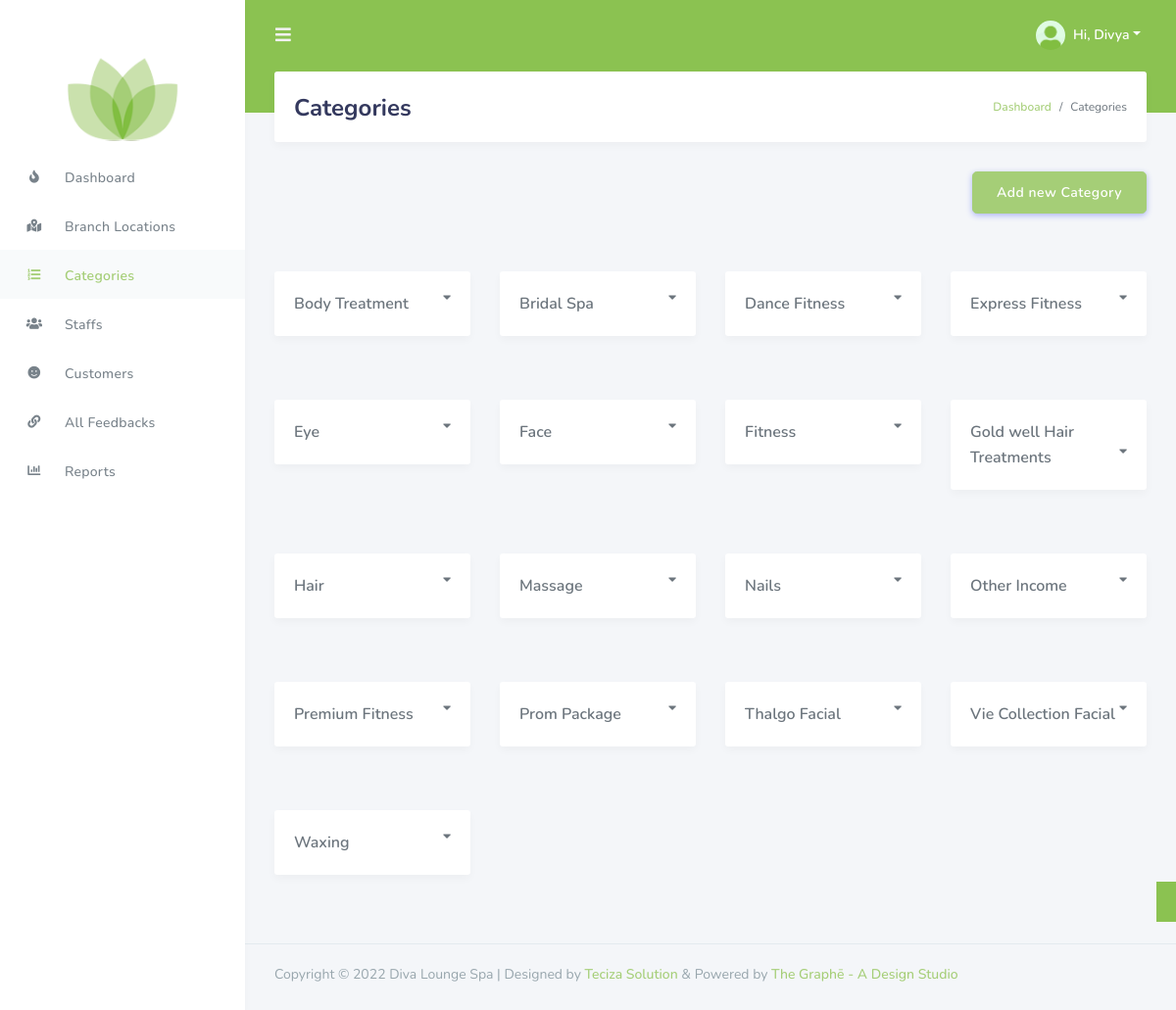
Screenshot of /categories.php (signed in) with the database file from the repository.
### tables this page shows
CREATE TABLE `categories` (
  `s_id` int(11) NOT NULL,
  `s_name` varchar(200) NOT NULL
);

### session.php (called while the page is built, shortened)
<?php
   include('dbcon.php');
   $user_check = $_SESSION['admin_username'];
   $ses_sql = mysqli_query($link, "select * from admin where admin_username = '$user_check' ");
   $rows = mysqli_fetch_array($ses_sql,MYSQLI_ASSOC);
   $admin_name_session = $rows['admin_name'];
?>

### categories.php (the view, shortened to what this page needs)
<?php
    include('session.php');
    include('layout.php');
?>
<!DOCTYPE html>
<html lang="en">
<head>
    <?php echo $head_tags; ?>
</head>
<body>
    <div id="app">
        <div class="main-wrapper">
        <?php
            echo $nav_bar;
            echo $side_bar;
        ?>
        <div class="main-content">
            <section class="section">
                <div class="section-header">
                    <h1>Categories</h1>
                    <div class="section-header-breadcrumb">
                        <div class="breadcrumb-item active"><a href="dashboard">Dashboard</a></div>
                        <div class="breadcrumb-item">Categories</div>
                    </div>
                </div>
                <div class="section-body text-right">
                    <button class="btn btn-primary btn-lg" data-toggle="modal" data-target="#exampleModal">Add new Category</button>
                </div>
                <div class="section-body">
                    <div class="row mt-sm-4">
                        <?php
                            $category = "select * from categories order by s_name asc";
                            $get_category = mysqli_query($link, $category);
                            while($row_category = mysqli_fetch_array($get_category, MYSQLI_ASSOC))
                            {
                                $categories[] = $row_category;
                            }
                            foreach($categories as $cat)
                            {
                        ?>
                            <div class="col-12 col-md-4 col-lg-3">
                                <div class="card profile-widget services-widget">
                                    <div class="profile-widget-description" data-toggle="collapse" data-target="#collapse<?php echo $cat['s_id']; ?>"
                                        aria-expanded="true" aria-controls="collapse<?php echo $cat['s_id']; ?>" style="cursor: pointer">
                                        <div class="profile-widget-name" style="margin-bottom: 0 !important">
                                            <?php echo $cat['s_name']; ?>
                                            <i class="fas fa-caret-down" style="float: right"></i>
                                        </div>
                                    </div>
                                </div>
                            </div>
                        <?php } ?>
                    </div>
                </div>
            </section>
        </div>
        <?php echo $footer; ?>
        </div>
    </div>
</body>
</html>

### layout.php (shortened to what this page needs)
<?php
    $head_tags =
    '
        <link rel="icon" href="assets/img/diva-logo-sm.png" type="image/gif" sizes="32x32">
        <link rel="stylesheet" href="https://stackpath.bootstrapcdn.com/bootstrap/4.3.1/css/bootstrap.min.css">
        <link rel="stylesheet" href="https://use.fontawesome.com/releases/v5.7.2/css/all.css">
        <link rel="stylesheet" href="assets/css/style.css">
        <link rel="stylesheet" href="assets/css/components.css">
        <link rel="stylesheet" href="assets/css/google.css">
    ';
    $nav_bar =
    '
        <div class="navbar-bg"></div>
        <nav class="navbar navbar-expand-lg main-navbar">
            <form class="form-inline mr-auto">
                <ul class="navbar-nav mr-3">
                    <li><a href="#" data-toggle="sidebar" class="nav-link nav-link-lg"><i class="fas fa-bars"></i></a></li>
                </ul>
            </form>
            <ul class="navbar-nav navbar-right">
                <li class="dropdown"><a href="#" data-toggle="dropdown" class="nav-link dropdown-toggle nav-link-lg nav-link-user">
                <img alt="image" src="assets/img/avatar/avatar-2.png" class="rounded-circle mr-1">
                <div class="d-sm-none d-lg-inline-block">Hi, '.$admin_name_session.'</div></a>
                <div class="dropdown-menu dropdown-menu-right">
                    <a href="settings" class="dropdown-item has-icon">
                    <i class="fas fa-cog"></i> Settings
                    </a>
                    <div class="dropdown-divider"></div>
                    <a href="logout" class="dropdown-item has-icon text-danger">
                        <i class="fas fa-sign-out-alt"></i> Logout
                    </a>
                </div>
                </li>
            </ul>
        </nav>
    ';
    $side_bar =
    '
        <div class="main-sidebar">
            <aside id="sidebar-wrapper" style="margin-top: 39px">
                <div class="sidebar-brand">
                    <a href="./">
                        <img src="assets/img/diva-logo-sm.png" alt="diva lounge spa logo" height="85">
                    </a>
                </div>
                <div class="sidebar-brand sidebar-brand-sm">
                    <a href="./">
                        <img src="assets/img/diva-logo-sm.png" alt="diva lounge spa logo" width="50">
                    </a>
                </div>
                <ul class="sidebar-menu">
                    <li class="menu-header" style="margin-bottom: 50px"></li>
                    <li class="dashboard"><a class="nav-link" href="dashboard"><i class="fas fa-fire"></i><span>Dashboard</span></a></li>
                    <li class="locations"><a class="nav-link" href="locations"><i class="fas fa-map-marked-alt"></i><span>Branch Locations</span></a></li>
                    <li class="categories"><a class="nav-link" href="categories"><i class="fas fa-list-ol"></i><span>Categories</span></a></li>
                    <li class="staffs"><a class="nav-link" href="staffs"><i class="fas fa-users"></i><span>Staffs</span></a></li>
                    <li class="customers"><a class="nav-link" href="customers"><i class="fas fa-smile"></i><span>Customers</span></a></li>
                    <li class="all_feedbacks"><a class="nav-link" href="all_feedbacks"><i class="fas fa-link"></i><span>All Feedbacks</span></a></li>
                    <li class="reports"><a class="nav-link" href="reports"><i class="fas fa-chart-bar"></i><span>Reports</span></a></li>
                </ul>
            </aside>
        </div>
    ';
    $footer =
    '
        <footer class="main-footer">
            <div class="footer-left">
                Copyright &copy; <script>document.write(new Date().getFullYear());</script> Diva Lounge Spa | Designed by <a href="https://tecizasolutions.com/" target="_blank">Teciza Solution</a> & Powered by <a href="https://thegraphe.com" target="_blank">The Graphē - A Design Studio</a>
            </div>
        </footer>
        <div class="gt">
            <div class="gt__box">
                <div class="gt__select">
                    <div id="google_translate_element"></div>
                </div>
            </div>
        </div>
    ';
?>

### assets/css/google.css (style rules this page uses)
.gt__box { z-index: 999999999; background: #8bc251; position: fixed; padding: 10px; color: #b8aea5; bottom: 90px; right: 0; font-family: Helvetica, Arial, sans-serif; }

### rows the page displays
categories: s_name "Body Treatment"
categories: s_name "Bridal Spa"
categories: s_name "Dance Fitness"
categories: s_name "Express Fitness"
categories: s_name "Eye"
categories: s_name "Face"
categories: s_name "Fitness"
categories: s_name "Gold well Hair Treatments"
categories: s_name "Hair"
categories: s_name "Massage"
categories: s_name "Nails"
categories: s_name "Other Income"
categories: s_name "Premium Fitness"
categories: s_name "Prom Package"
categories: s_name "Thalgo Facial"
categories: s_name "Vie Collection Facial"
categories: s_name "Waxing"

### other values shown
$admin_name_session "Divya"
